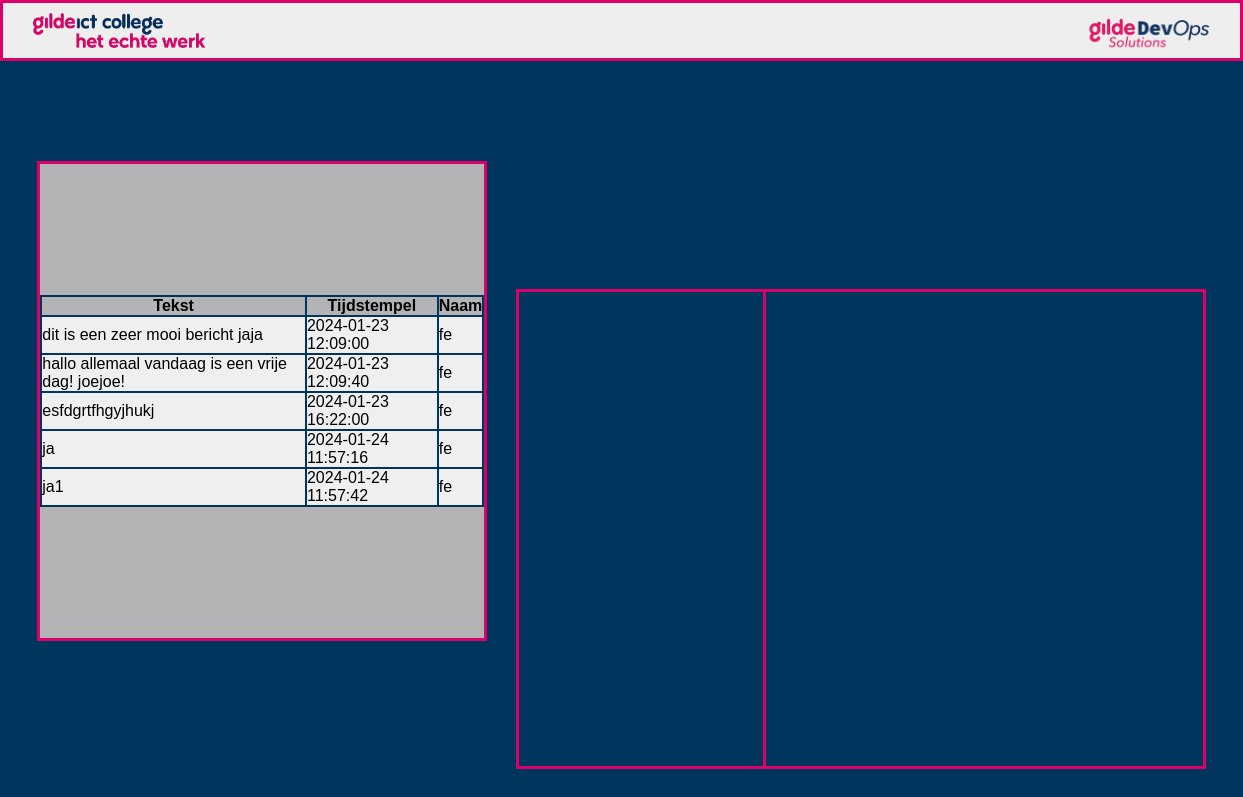
The app's page /mainscreen.php with its own data.
### tables this page shows
CREATE TABLE IF NOT EXISTS `meldingen` (
  `Tekst` text NOT NULL,
  `Tijdstempel` timestamp NOT NULL DEFAULT CURRENT_TIMESTAMP,
  `name` varchar(255) NOT NULL
);

### get_data.php (the view, shortened to what this page needs)
<?php
include 'config.php';
$sql = "SELECT Tekst, Tijdstempel, name FROM meldingen";
$result = $conn->query($sql);
if ($result->num_rows > 0) {
    echo "<table>";
    echo "<tr><th>Tekst</th><th>Tijdstempel</th><th>Naam</th></tr>";
    while ($row = $result->fetch_assoc()) {
        $text = $row["Tekst"];
        $timestamp = $row["Tijdstempel"];
        $name = $row["name"];
        echo "<tr class='php-generated-row'>";
        echo "<td>$text</td>";
        echo "<td>$timestamp</td>";
        echo "<td>$name</td>";
        echo "</tr>";
    }
    echo "</table>";
} else {
    echo "0 results";
}

### mainscreen.php (shortened to what this page needs)
<!DOCTYPE html>
<html lang="en">
<head>
  <link rel="stylesheet" type="text/css" href="style.css">
</head>
<body class="body">
  <div class="navbar">
    <img class="logo" src="img/GildeICT.png" alt="gildeOpleidingen.Models.Settings?.Websitename">
    <img class="Devops" src="img/DevOps.png" alt="gildeOpleidingen.Models.Settings?.Websitename">
    <div id="logoutButton2">
      <button onclick="redirectToindex()"></button>
    </div>
  </div>
  <div class="container">
    <?php
    include 'config.php';
    include 'get_data.php';
    ?>
  </div>
  <div class="container2">
</div>
  <div class="container3"></div>
</body>
</html>

### style.css (style rules this page uses)
* { margin: 0px; padding: 0px; box-sizing: border-box; font-family: sans-serif; background-color: #00365E; }
.navbar { background-color: #EEEEEE; display: flex; align-items: center; padding: 10px 30px; position: relative; border: 3px solid #DD0069; }
#logoutButton2 button { position: absolute; top: 55%; right: -4%; transform: translate(-50%, -50%); padding: 10px 20px; background-color: transparent; color: white; text-decoration: none; cursor: pointer; width: 13%; border: none; outline: none; }
.logo { font-size: 5px; color: #EEEEEE; font-weight: bold; max-width: 15%; height: auto; background-color: #EEEEEE; }
.Devops { font-size: 5px; color: #EEEEEE; font-weight: bold; max-width: 20%; height: auto; background-color: transparent; position: absolute; top: 50%; right: -3%; transform: translate(0, -50%); }
.container { display: flex; justify-content: center; align-items: center; height: 60vh; width: 450px; position: relative; background-color: #EEEEEE; left: 3%; border: 3px solid #DD0069; margin-top: 8%; }
.container,td { Background-color:#eeee; }
.container,th { Background-color:#c1bdbdee; }
.container2 { height: 60vh; width: 450px; position: fixed; background-color: #EEEEEE; right: 3%; border: 3px solid #DD0069; overflow: hidden; margin-top:-28.25%; overflow: auto; max-height: 100%; display: flex; flex-direction: column-reverse; }
.container3 { display: flex; justify-content: center; align-items: center; height: 60vh; width: 250px; position: relative; left:41.5%; margin-top:-28.25%; background-color: #EEEEEE; border: 3px solid #DD0069; }
.body { overflow-x: hidden; overflow-y: hidden; }
.php-generated-row { background-color: white; }

### records on screen
meldingen: Tekst "dit is een zeer mooi bericht jaja", Tijdstempel "2024-01-23 12:09:00", name "fe"
meldingen: Tekst "hallo allemaal vandaag is een vrije dag! joejoe!", Tijdstempel "2024-01-23 12:09:40", name "fe"
meldingen: Tekst "esfdgrtfhgyjhukj", Tijdstempel "2024-01-23 16:22:00", name "fe"
meldingen: Tekst "ja", Tijdstempel "2024-01-24 11:57:16", name "fe"
meldingen: Tekst "ja1", Tijdstempel "2024-01-24 11:57:42", name "fe"
